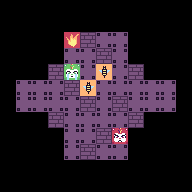

A level layout from a 2D game, rendered from its tile map. Below: a short description, then the map file with its tile-grid data intact:
An orthogonal 12x12 tile map with 16x16 px tiles, 1 tile layer (Tile Layer 1).

<map version="1.10" tiledversion="1.11.2" orientation="orthogonal" renderorder="right-down" width="12" height="12" tilewidth="16" tileheight="16" infinite="0" nextlayerid="2" nextobjectid="1">
 <editorsettings>
  <export format="csv" />
 </editorsettings>
 <tileset firstgid="1" source="../Arena1/ArenaTexture.tsx" />
 <layer id="1" name="Tile Layer 1" width="12" height="12">
  <data encoding="csv">
0,0,0,1,1,1,1,1,1,0,0,0,
0,1,1,1,1,1,1,1,1,1,1,0,
0,1,1,1,8,3,2,2,1,1,1,0,
0,1,1,1,2,2,3,2,1,1,1,0,
0,1,1,3,6,2,7,2,3,1,1,0,
1,2,2,2,3,7,2,2,2,2,2,0,
1,2,2,2,2,3,2,3,2,2,2,0,
1,1,1,3,2,2,2,2,3,1,1,0,
1,1,1,1,2,2,3,12,1,1,1,0,
1,1,1,1,2,3,2,2,1,1,1,0,
0,1,1,1,1,1,1,1,1,1,1,0,
0,1,1,1,1,1,1,1,1,1,1,0
</data>
 </layer>
</map>